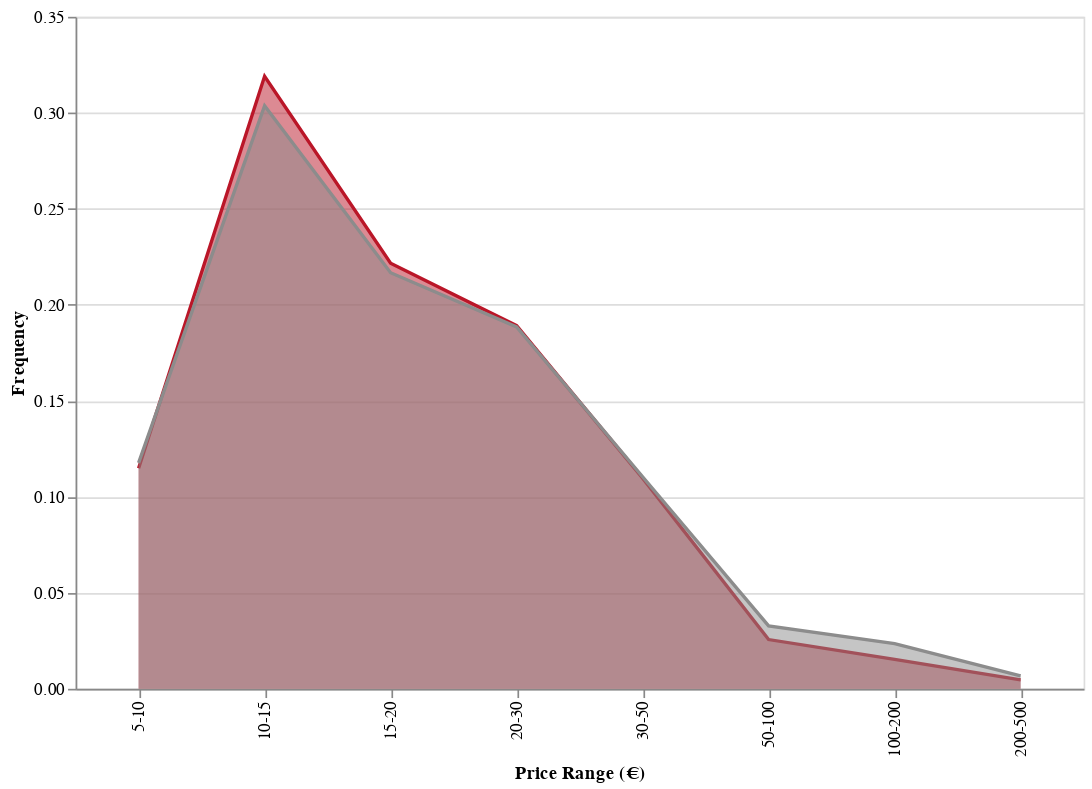

The code cell stored with this chart in its notebook:
### Code cell
cost = [5, 10, 15, 20, 30, 50, 100, 200, 500, 1000, 3000] 
amateurs_prices['price_range'] = ''
price_order = []
for i in range(len(cost)-1):
    amateurs_prices['price_range'] += np.where(np.logical_and(cost[i]<= amateurs_prices.price, amateurs_prices.price < cost[i+1]), str(cost[i])+'-'+str(cost[i+1]), '')
    price_order.append(str(cost[i])+'-'+str(cost[i+1]))
df_grp = amateurs_prices.groupby(['price_range'], as_index=False).count()
df_grp.url = df_grp.url/len(amateurs_prices)


am = alt.Chart(df_grp).mark_area(color = '#8C8C8C', opacity=.5, line = {'color':'#8C8C8C'}).encode(
    y=alt.Y('url:Q', title='Frequency'),
    x=alt.X('price_range:N', title='Price Range (€)', sort=price_order),
    
    #tooltip= [alt.Tooltip('rw', title='Type'), alt.Tooltip('name', title='N. Wines')]
).properties(width=600, height=400)

cost = [5, 10, 15, 20, 30, 50, 100, 200, 500, 1000, 3000] 
experts_prices['price_range'] = ''
price_order = []
for i in range(len(cost)-1):
    experts_prices['price_range'] += np.where(np.logical_and(cost[i]<= experts_prices.price, experts_prices.price < cost[i+1]), str(cost[i])+'-'+str(cost[i+1]), '')
    price_order.append(str(cost[i])+'-'+str(cost[i+1]))
df_grp = experts_prices.groupby(['price_range'], as_index=False).count()
df_grp.url = df_grp.url/len(experts_prices)


exp = alt.Chart(df_grp).mark_area(color = '#BA1628', opacity=.5, line = {'color':'#BA1628'}).encode(
    y=alt.Y('url:Q', title='Frequency'),
    x=alt.X('price_range:N', title='Price Range (€)', sort=price_order),
    
    #tooltip= [alt.Tooltip('rw', title='Type'), alt.Tooltip('name', title='N. Wines')]
).properties(width=600, height=400)

exp + am

### Figure 1 — Vega-Lite specification as saved in the notebook (floating-point values rounded to 4 significant figures)
{"config": {"view": {"continuousWidth": 400, "continuousHeight": 300}}, "layer": [{"data": {"name": "data-01e8507f5c0b22e0511da1756aa3ac9c"}, "mark": {"type": "area", "color": "#BA1628", "line": {"color": "#BA1628"}, "opacity": 0.5}, "encoding": {"x": {"field": "price_range", "sort": ["5-10", "10-15", "15-20", "20-30", "30-50", "50-100", "100-200", "200-500", "500-1000", "1000-3000"], "title": "Price Range (€)", "type": "nominal"}, "y": {"field": "url", "title": "Frequency", "type": "quantitative"}}, "height": 400, "width": 600}, {"data": {"name": "data-9b0ec1338aa8c2248a3de8131d7007b0"}, "mark": {"type": "area", "color": "#8C8C8C", "line": {"color": "#8C8C8C"}, "opacity": 0.5}, "encoding": {"x": {"field": "price_range", "sort": ["5-10", "10-15", "15-20", "20-30", "30-50", "50-100", "100-200", "200-500", "500-1000", "1000-3000"], "title": "Price Range (€)", "type": "nominal"}, "y": {"field": "url", "title": "Frequency", "type": "quantitative"}}, "height": 400, "width": 600}], "$schema": "https://vega.github.io/schema/vega-lite/v4.17.0.json", "datasets": {"data-01e8507f5c0b22e0511da1756aa3ac9c": [{"price_range": "10-15", "url": 0.3191, "rate": 1169, "likes": 1169, "comments": 1169, "year_x": 1169, "lang": 1169, "text": 1169, "reviewer": 1169, "date": 1169, "n_reviews": 1169, "termini_gustativi": 1169, "termini_visivi": 1169, "termini_olfattivi": 1169, "termini_esperti": 1169, "len_review": 1169, "company": 1169, "name": 1169, "avg_review": 1169, "num_review": 1169, "price": 1169, "food_advice": 1169, "country": 1169, "region": 1169, "wine_type": 1169, "year_y": 1169, "legg_strutt": 1169, "secco_dolce": 1169, "piatto_acid": 1169, "notes": 1169}, {"price_range": "100-200", "url": 0.01528, "rate": 56, "likes": 56, "comments": 56, "year_x": 56, "lang": 56, "text": 56, "reviewer": 56, "date": 56, "n_reviews": 56, "termini_gustativi": 56, "termini_visivi": 56, "termini_olfattivi": 56, "termini_esperti": 56, "len_review": 56, "company": 56, "name": 56, "avg_review": 56, "num_review": 56, "price": 56, "food_advice": 56, "country": 56, "region": 56, "wine_type": 56, "year_y": 56, "legg_strutt": 56, "secco_dolce": 56, "piatto_acid": 56, "notes": 56}, {"price_range": "15-20", "url": 0.2216, "rate": 812, "likes": 812, "comments": 812, "year_x": 812, "lang": 812, "text": 812, "reviewer": 812, "date": 812, "n_reviews": 812, "termini_gustativi": 812, "termini_visivi": 812, "termini_olfattivi": 812, "termini_esperti": 812, "len_review": 812, "company": 812, "name": 812, "avg_review": 812, "num_review": 812, "price": 812, "food_advice": 812, "country": 812, "region": 812, "wine_type": 812, "year_y": 812, "legg_strutt": 812, "secco_dolce": 812, "piatto_acid": 812, "notes": 812}, {"price_range": "20-30", "url": 0.1891, "rate": 693, "likes": 693, "comments": 693, "year_x": 693, "lang": 693, "text": 693, "reviewer": 693, "date": 693, "n_reviews": 693, "termini_gustativi": 693, "termini_visivi": 693, "termini_olfattivi": 693, "termini_esperti": 693, "len_review": 693, "company": 693, "name": 693, "avg_review": 693, "num_review": 693, "price": 693, "food_advice": 693, "country": 693, "region": 693, "wine_type": 693, "year_y": 693, "legg_strutt": 693, "secco_dolce": 693, "piatto_acid": 693, "notes": 693}, {"price_range": "200-500", "url": 0.00464, "rate": 17, "likes": 17, "comments": 17, "year_x": 17, "lang": 17, "text": 17, "reviewer": 17, "date": 17, "n_reviews": 17, "termini_gustativi": 17, "termini_visivi": 17, "termini_olfattivi": 17, "termini_esperti": 17, "len_review": 17, "company": 17, "name": 17, "avg_review": 17, "num_review": 17, "price": 17, "food_advice": 17, "country": 17, "region": 17, "wine_type": 17, "year_y": 17, "legg_strutt": 17, "secco_dolce": 17, "piatto_acid": 17, "notes": 17}, {"price_range": "30-50", "url": 0.1097, "rate": 402, "likes": 402, "comments": 402, "year_x": 402, "lang": 402, "text": 402, "reviewer": 402, "date": 402, "n_reviews": 402, "termini_gustativi": 402, "termini_visivi": 402, "termini_olfattivi": 402, "termini_esperti": 402, "len_review": 402, "company": 402, "name": 402, "avg_review": 402, "num_review": 402, "price": 402, "food_advice": 402, "country": 402, "region": 402, "wine_type": 402, "year_y": 402, "legg_strutt": 402, "secco_dolce": 402, "piatto_acid": 402, "notes": 402}, {"price_range": "5-10", "url": 0.1149, "rate": 421, "likes": 421, "comments": 421, "year_x": 421, "lang": 421, "text": 421, "reviewer": 421, "date": 421, "n_reviews": 421, "termini_gustativi": 421, "termini_visivi": 421, "termini_olfattivi": 421, "termini_esperti": 421, "len_review": 421, "company": 421, "name": 421, "avg_review": 421, "num_review": 421, "price": 421, "food_advice": 421, "country": 421, "region": 421, "wine_type": 421, "year_y": 421, "legg_strutt": 421, "secco_dolce": 421, "piatto_acid": 421, "notes": 421}, {"price_range": "50-100", "url": 0.02566, "rate": 94, "likes": 94, "comments": 94, "year_x": 94, "lang": 94, "text": 94, "reviewer": 94, "date": 94, "n_reviews": 94, "termini_gustativi": 94, "termini_visivi": 94, "termini_olfattivi": 94, "termini_esperti": 94, "len_review": 94, "company": 94, "name": 94, "avg_review": 94, "num_review": 94, "price": 94, "food_advice": 94, "country": 94, "region": 94, "wine_type": 94, "year_y": 94, "legg_strutt": 94, "secco_dolce": 94, "piatto_acid": 94, "notes": 94}], "data-9b0ec1338aa8c2248a3de8131d7007b0": [{"price_range": "10-15", "url": 0.3037, "rate": 6558, "likes": 6558, "comments": 6558, "year_x": 6558, "lang": 6558, "text": 6558, "reviewer": 6558, "date": 6558, "n_reviews": 6558, "termini_gustativi": 6558, "termini_visivi": 6558, "termini_olfattivi": 6558, "termini_esperti": 6558, "len_review": 6558, "company": 6558, "name": 6558, "avg_review": 6558, "num_review": 6558, "price": 6558, "food_advice": 6558, "country": 6558, "region": 6558, "wine_type": 6558, "year_y": 6558, "legg_strutt": 6558, "secco_dolce": 6558, "piatto_acid": 6558, "notes": 6558}, {"price_range": "100-200", "url": 0.02353, "rate": 508, "likes": 508, "comments": 508, "year_x": 508, "lang": 508, "text": 508, "reviewer": 508, "date": 508, "n_reviews": 508, "termini_gustativi": 508, "termini_visivi": 508, "termini_olfattivi": 508, "termini_esperti": 508, "len_review": 508, "company": 508, "name": 508, "avg_review": 508, "num_review": 508, "price": 508, "food_advice": 508, "country": 508, "region": 508, "wine_type": 508, "year_y": 508, "legg_strutt": 508, "secco_dolce": 508, "piatto_acid": 508, "notes": 508}, {"price_range": "15-20", "url": 0.2167, "rate": 4679, "likes": 4679, "comments": 4679, "year_x": 4679, "lang": 4679, "text": 4679, "reviewer": 4679, "date": 4679, "n_reviews": 4679, "termini_gustativi": 4679, "termini_visivi": 4679, "termini_olfattivi": 4679, "termini_esperti": 4679, "len_review": 4679, "company": 4679, "name": 4679, "avg_review": 4679, "num_review": 4679, "price": 4679, "food_advice": 4679, "country": 4679, "region": 4679, "wine_type": 4679, "year_y": 4679, "legg_strutt": 4679, "secco_dolce": 4679, "piatto_acid": 4679, "notes": 4679}, {"price_range": "20-30", "url": 0.1885, "rate": 4070, "likes": 4070, "comments": 4070, "year_x": 4070, "lang": 4070, "text": 4070, "reviewer": 4070, "date": 4070, "n_reviews": 4070, "termini_gustativi": 4070, "termini_visivi": 4070, "termini_olfattivi": 4070, "termini_esperti": 4070, "len_review": 4070, "company": 4070, "name": 4070, "avg_review": 4070, "num_review": 4070, "price": 4070, "food_advice": 4070, "country": 4070, "region": 4070, "wine_type": 4070, "year_y": 4070, "legg_strutt": 4070, "secco_dolce": 4070, "piatto_acid": 4070, "notes": 4070}, {"price_range": "200-500", "url": 0.006669, "rate": 144, "likes": 144, "comments": 144, "year_x": 144, "lang": 144, "text": 144, "reviewer": 144, "date": 144, "n_reviews": 144, "termini_gustativi": 144, "termini_visivi": 144, "termini_olfattivi": 144, "termini_esperti": 144, "len_review": 144, "company": 144, "name": 144, "avg_review": 144, "num_review": 144, "price": 144, "food_advice": 144, "country": 144, "region": 144, "wine_type": 144, "year_y": 144, "legg_strutt": 144, "secco_dolce": 144, "piatto_acid": 144, "notes": 144}, {"price_range": "30-50", "url": 0.1105, "rate": 2385, "likes": 2385, "comments": 2385, "year_x": 2385, "lang": 2385, "text": 2385, "reviewer": 2385, "date": 2385, "n_reviews": 2385, "termini_gustativi": 2385, "termini_visivi": 2385, "termini_olfattivi": 2385, "termini_esperti": 2385, "len_review": 2385, "company": 2385, "name": 2385, "avg_review": 2385, "num_review": 2385, "price": 2385, "food_advice": 2385, "country": 2385, "region": 2385, "wine_type": 2385, "year_y": 2385, "legg_strutt": 2385, "secco_dolce": 2385, "piatto_acid": 2385, "notes": 2385}, {"price_range": "5-10", "url": 0.1177, "rate": 2541, "likes": 2541, "comments": 2541, "year_x": 2541, "lang": 2541, "text": 2541, "reviewer": 2541, "date": 2541, "n_reviews": 2541, "termini_gustativi": 2541, "termini_visivi": 2541, "termini_olfattivi": 2541, "termini_esperti": 2541, "len_review": 2541, "company": 2541, "name": 2541, "avg_review": 2541, "num_review": 2541, "price": 2541, "food_advice": 2541, "country": 2541, "region": 2541, "wine_type": 2541, "year_y": 2541, "legg_strutt": 2541, "secco_dolce": 2541, "piatto_acid": 2541, "notes": 2541}, {"price_range": "50-100", "url": 0.03274, "rate": 707, "likes": 707, "comments": 707, "year_x": 707, "lang": 707, "text": 707, "reviewer": 707, "date": 707, "n_reviews": 707, "termini_gustativi": 707, "termini_visivi": 707, "termini_olfattivi": 707, "termini_esperti": 707, "len_review": 707, "company": 707, "name": 707, "avg_review": 707, "num_review": 707, "price": 707, "food_advice": 707, "country": 707, "region": 707, "wine_type": 707, "year_y": 707, "legg_strutt": 707, "secco_dolce": 707, "piatto_acid": 707, "notes": 707}]}}
